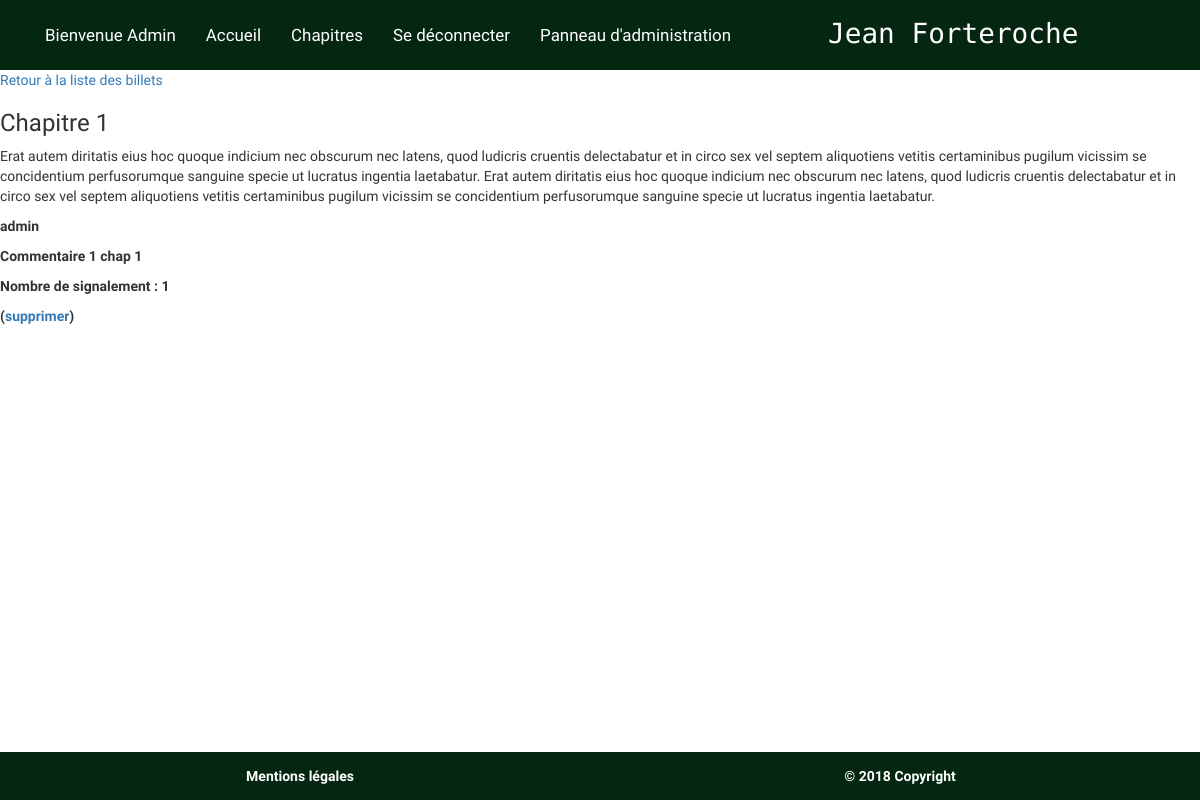
The app's page /index.php?controller=Comment&action=commentAdmin&id=15 (signed in) with its own data.
### tables this page shows
CREATE TABLE `articles` (
  `id` int(11) NOT NULL,
  `title` varchar(255) NOT NULL,
  `content` text NOT NULL
);

CREATE TABLE `comments` (
  `id` int(11) NOT NULL,
  `post_id` int(11) NOT NULL,
  `author` varchar(255) NOT NULL,
  `comment` text NOT NULL,
  `comment_date` datetime NOT NULL,
  `report` int(11) NOT NULL
);

### Framework/Router.php (called while the page is built, shortened)
<?php
require_once('Request.php');
require_once('Controller.php');
class Router {
    public function requestRouter() {
        try {
            $request = new Request(array_merge($_GET, $_POST));
            $controller = $this->createController($request);
            $action = $this->createAction($request);
            $controller->executeAction($action);
        }
        catch (Exception $e) {
            $this->manageError($e);
        }
    }
    private function createController(Request $request) {
        $controller = "Post";
        if ($request->existParameter('controller')) {
            $controller = $request->getParameter('controller');
            $controller = ucfirst (strtolower($controller));
        }
        $classController = $controller . "Controller";
        $fileController = "controller/" . $classController . ".php";
        if (file_exists($fileController)) {
            $controller = new $classController();
            $controller->setRequest($request);
            return $controller;
        }
        else
            throw new Exception("Fichier '$fileController' introuvable");
    }
    private function createAction(Request $request) {
        $action = "index";
        if ($request->existParameter('action')) {
            $action = $request->getParameter('action');
        }
        return $action;
    }
}

### index.php (called while the page is built, shortened)
<?php
require('Framework/Router.php');
$router = new Router ();
$router->requestRouter();

### Framework/Request.php (called while the page is built)
<?php
class Request {
    private $parameter;
    public function __construct($parameter) {
        $this->parameter = $parameter;
    }
    public function existParameter($name) {
        return (isset($this->parameter[$name]) && $this->parameter[$name] !== "");
    }
    public function getParameter($name) {
        if ($this->existParameter($name)) {
            return $this->parameter[$name];
        }
        else
            throw new Exception ("Paramètre '$name' absent de la requête");
    }
}

### Framework/Manager.php (called while the page is built, shortened)
<?php
abstract class Manager {
    private $db;
    protected function executeARequest($sql, $params = null) {
        if ($params == null) {
            $result = $this->getDb()->query($sql);
        } else {
            $result = $this->getDb()->prepare($sql);
            $result->execute($params);
        }
        return $result;
    }
    public function getDb() {
        if ($this->db == null) {
            $this->db = new PDO('mysql:host=localhost;dbname=blog;charset=utf8', 'root', '');
        }
        return $this->db;
    }
}

### model/PostManager.php (called while the page is built, shortened)
<?php
require_once("Framework/Manager.php");
require_once("model/entities/Post.php");
class PostManager extends Manager
{
    public function getPost($postId)
    {
        $request = $this->executeARequest('SELECT id, title, content FROM articles WHERE id = ?', array($postId));
        $result = $request->fetch();
        if ($result)
        {
            $post = new Post($result);
            return $post;
        }
        else
        {
            throw new Exception("Aucun billet ne correspond à l'identifiant '$postId'");
        }
    }
}

### model/entities/Post.php (called while the page is built, shortened)
<?php
class Post{
    private $id, $title, $content ;
    public function hydrate(array $data)
    {
        foreach ($data as $key => $value)
        {
            $method = 'set'.ucfirst($key);
        }
    }
    public function getTitle()
    {
        return $this->title;
    }
    public function setTitle($title)
    {
        $this->title = htmlspecialchars($title);
    }
    public function getContent()
    {
        return $this->content;
    }
    public function setContent($content)
    {
        $this->content = htmlspecialchars($content);
    }
}

### model/CommentManager.php (called while the page is built, shortened)
<?php
require_once("Framework/Manager.php");
require_once("model/entities/Comment.php");
class CommentManager extends Manager
{
    public function getComments($postId)
    {
        $results = $this->executeARequest('SELECT * FROM comments WHERE post_id = ? ORDER BY ID DESC LIMIT 0, 10', array($postId));
        $comments = [];
        foreach ($results as $element){
            $comment = new Comment($element);
            $comments[] = $comment;
        }
        return $comments;
    }
}

### model/entities/Comment.php (called while the page is built, shortened)
<?php
class Comment {
    private $id, $postId, $author, $comment, $commentDate, $report;
    public function hydrate(array $data)
    {
        foreach ($data as $key => $value)
        {
            $method = 'set'.ucfirst($key);
        }
    }
    public function getId()
    {
        return $this->id;
    }
    public function setId($id)
    {
        $this->id = $id;
    }
    public function getAuthor()
    {
        return $this->author;
    }
    public function setAuthor($author)
    {
        $this->author = htmlspecialchars($author);
    }
    public function getComment()
    {
        return $this->comment;
    }
    public function setComment($comment)
    {
        $this->comment = htmlspecialchars($comment);
    }
    public function getReport()
    {
        return $this->report;
    }
    public function setReport($report)
    {
        $this->report = $report;
    }
}

### view/CommentadminView.php (the view, shortened to what this page needs)
<p><a href="index.php">Retour à la liste des billets</a></p>
<div class="news">
    <h3><?= $post->getTitle() ?></h3>
    <p><?= $post->getContent() ?></p>
</div>
<?php
foreach ($comments as $comment)
{
?>
    <p><strong><?= $comment->getAuthor() ?></p>
    <p><?= $comment->getComment() ?>
    <p>Nombre de signalement : <?= $comment->getReport() ?> </p>
        (<a href= "index.php?controller=Comment&action=deleteComment&amp;id=<?= $comment->getId() ?>">supprimer</a>) </p>
<?php
}
?>

### public/css/styles-small.css (style rules this page uses)
body { padding-top: 5em; font-family: 'Karma', serif; background-color: white; }

### records on screen
articles: title "Chapitre 1", content "Erat autem diritatis eius hoc quoque indicium nec obscurum nec latens, quod ludicris cruentis delectabatur et in circo sex vel septem aliquotiens vetitis certaminibus pugilum vicissim se concidentium perfusorumque sanguine specie ut lucratus ingentia laetabatur. Erat autem diritatis eius hoc quoque indicium nec obscurum nec latens, quod ludicris cruentis delectabatur et in circo sex vel septem aliquotiens vetitis certaminibus pugilum vicissim se concidentium perfusorumque sanguine specie ut lucratus ingentia laetabatur."
comments: author "admin", comment "Commentaire 1 chap 1", report "1"

### other values on screen
$_SESSION['username'] "Admin"
